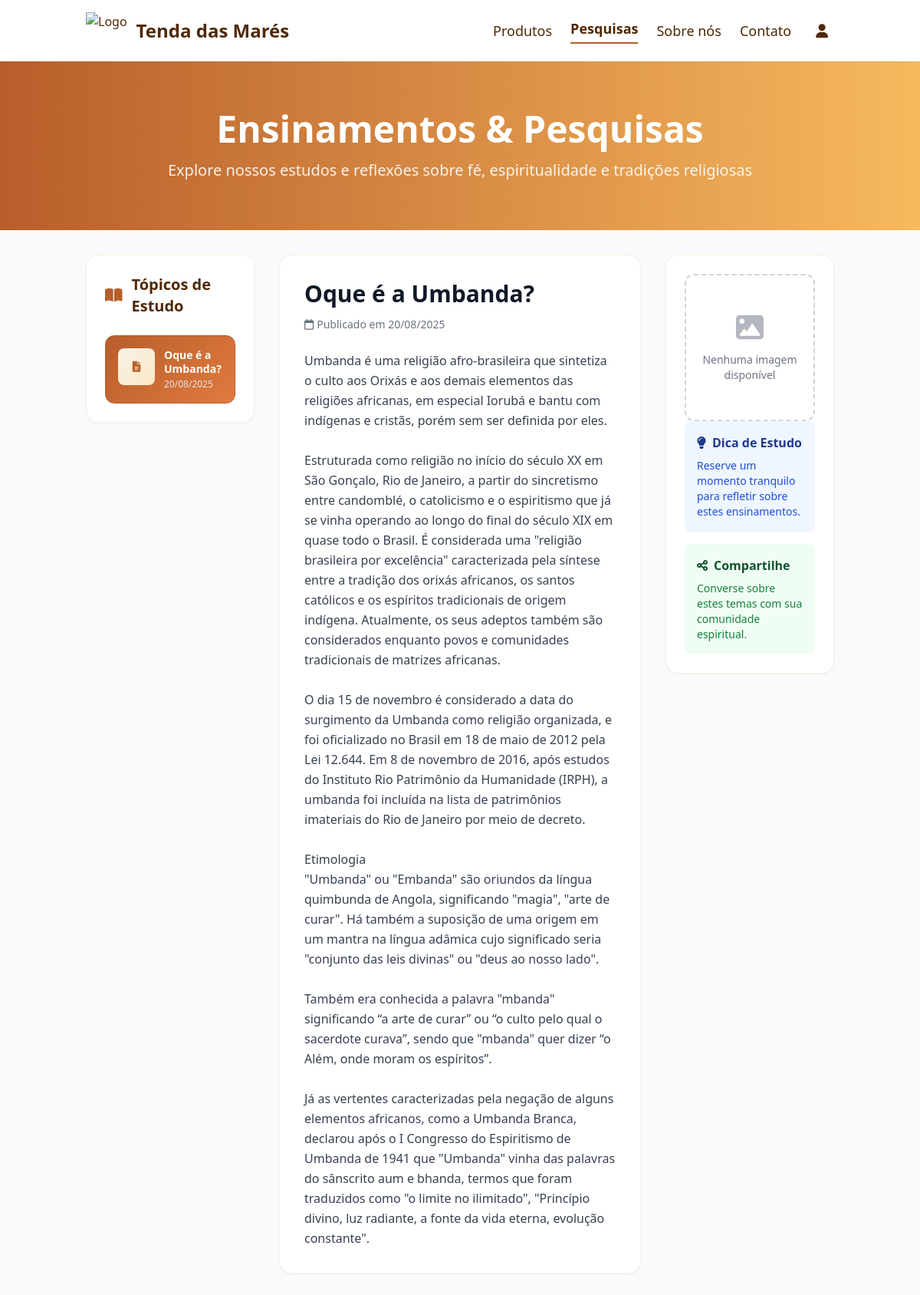
The app's page /pesquisas.php?id=7 with its own data.
### tables this page shows
CREATE TABLE `pesquisas` (
  `id` int NOT NULL AUTO_INCREMENT,
  `usuario_id` int NOT NULL,
  `nome` varchar(100) DEFAULT NULL,
  `conteudo` text,
  `imagem` varchar(255) DEFAULT NULL,
  `data` date DEFAULT NULL,
  PRIMARY KEY (`id`),
  KEY `usuario_id` (`usuario_id`)
);

### pesquisas.php (the view, shortened to what this page needs)
<?php
$conn = new mysqli("localhost", "root", "", "tenda");
$pesquisas = $conn->query("SELECT id, nome, data, imagem FROM pesquisas ORDER BY data DESC");
$selectedId = isset($_GET['id']) ? intval($_GET['id']) : null;
$selected = null;
if ($selectedId) {
    $stmt = $conn->prepare("SELECT * FROM pesquisas WHERE id = ?");
    $stmt->bind_param("i", $selectedId);
    $stmt->execute();
    $result = $stmt->get_result();
    $selected = $result->fetch_assoc();
}
?>
<!DOCTYPE html>
<html lang="pt-BR">
<head>
  <script src="https://cdn.tailwindcss.com"></script>
  <link href="https://cdnjs.cloudflare.com/ajax/libs/font-awesome/6.0.0/css/all.min.css" rel="stylesheet">
</head>
<body class="bg-gray-50 text-[#4f2905] font-sans">
  <header class="bg-white shadow-sm sticky top-0 z-50">
    <div class="container mx-auto px-6 py-4">
        <div class="flex justify-between items-center">
            <div>
                <a href="index.php" class="flex items-center space-x-3">
                    <img src="img/logo.png" alt="Logo" class="h-12">
                    <span class="text-2xl font-bold text-[#4f2905] hidden md:block">Tenda das Marés</span>
                </a>
            </div>
            <nav class="flex items-center gap-6 text-lg font-medium">
                <a href="produtos.php" class="hover:text-[#b85e2b] transition-colors">Produtos</a>
                <a href="pesquisas.php" class="hover:text-[#b85e2b] font-semibold border-b-2 border-[#b85e2b] pb-1">Pesquisas</a>
                <a href="sobre.php" class="hover:text-[#b85e2b] transition-colors">Sobre nós</a>
                <a href="contato.php" class="hover:text-[#b85e2b] transition-colors">Contato</a>
                <a href="login.php" class="p-2 hover:bg-[#f5f1e6] rounded-full transition-colors">
                    <i class="fas fa-user text-[#4f2905] text-lg"></i>
                </a>
            </nav>
        </div>
    </div>
  </header>
  <section class="bg-gradient-to-r from-[#b85e2b] to-[#f7b95e] py-16 text-white">
    <div class="container mx-auto px-6 text-center">
        <h1 class="text-4xl md:text-5xl font-bold mb-4">Ensinamentos & Pesquisas</h1>
        <p class="text-xl opacity-90 max-w-3xl mx-auto">
            Explore nossos estudos e reflexões sobre fé, espiritualidade e tradições religiosas
        </p>
    </div>
  </section>
  <div class="container mx-auto px-6 py-8">
    <div class="grid grid-cols-1 lg:grid-cols-4 gap-8">
      <div class="lg:col-span-1">
        <div class="bg-white rounded-2xl shadow-sm border border-[#f5f1e6] p-6 sticky top-32">
          <div class="flex items-center gap-3 mb-6">
            <i class="fas fa-book-open text-[#b85e2b] text-xl"></i>
            <h2 class="text-xl font-bold">Tópicos de Estudo</h2>
          </div>
          <div class="space-y-3 max-h-96 overflow-y-auto">
            <?php
            $pesquisas->data_seek(0);
            while ($row = $pesquisas->fetch_assoc()):
                $isActive = $selected && $selected['id'] == $row['id'];
                $imagemPath = $row['imagem'] ?? '';
                $temImagem = !empty($imagemPath) && $imagemPath !== 'NULL' && $imagemPath !== 'null';
            ?>
              <a href="?id=<?= $row['id'] ?>"
                 class="research-card block p-4 rounded-xl border transition-all <?= $isActive ? 'active-topic border-[#b85e2b]' : 'border-gray-200 hover:border-[#b85e2b] hover:bg-[#fef7ed]' ?>">
                <div class="flex items-start gap-3">
                  <?php if ($temImagem): ?>
                    <img src="<?= htmlspecialchars($imagemPath) ?>"
                         alt="<?= htmlspecialchars($row['nome']) ?>"
                         class="w-12 h-12 rounded-lg object-cover flex-shrink-0"
                         onerror="this.style.display='none'; this.nextElementSibling.style.display='flex';">
                    <div class="w-12 h-12 img-placeholder rounded-lg flex items-center justify-center flex-shrink-0 hidden">
                      <i class="fas fa-file-alt text-[#b85e2b] text-sm"></i>
                    </div>
                  <?php else: ?>
                    <div class="w-12 h-12 img-placeholder rounded-lg flex items-center justify-center flex-shrink-0">
                      <i class="fas fa-file-alt text-[#b85e2b] text-sm"></i>
                    </div>
                  <?php endif; ?>
                  <div class="flex-1 min-w-0">
                    <h3 class="font-semibold text-sm leading-tight mb-1 <?= $isActive ? 'text-white' : 'text-gray-800' ?>">
                      <?= htmlspecialchars($row['nome']) ?>
                    </h3>
                    <p class="text-xs <?= $isActive ? 'text-gray-200' : 'text-gray-500' ?>">
                      <?= date("d/m/Y", strtotime($row['data'])) ?>
                    </p>
                  </div>
                </div>
              </a>
            <?php endwhile; ?>
          </div>
        </div>
      </div>
      <div class="lg:col-span-2">
        <div class="bg-white rounded-2xl shadow-sm border border-[#f5f1e6] p-8 content-fade">
          <?php if ($selected): ?>
            <div class="flex justify-between items-start mb-6">
              <div>
                <h1 class="text-3xl font-bold text-gray-900 mb-3">
                  <?= htmlspecialchars($selected['nome']) ?>
                </h1>
                <div class="flex items-center gap-4 text-sm text-gray-500">
                  <div class="flex items-center gap-1">
                    <i class="far fa-calendar"></i>
                    <span>Publicado em <?= date("d/m/Y", strtotime($selected['data'])) ?></span>
                  </div>
                </div>
              </div>
            </div>
            <div class="prose max-w-none text-gray-700 leading-relaxed">
              <?= nl2br(htmlspecialchars($selected['conteudo'])) ?>
            </div>
          <?php endif; ?>
        </div>
      </div>
      <div class="lg:col-span-1">
        <div class="bg-white rounded-2xl shadow-sm border border-[#f5f1e6] p-6 sticky top-32">
          <?php
          $imagemPrincipal = $selected['imagem'] ?? '';
          $temImagemPrincipal = !empty($imagemPrincipal) && $imagemPrincipal !== 'NULL' && $imagemPrincipal !== 'null';
          if ($selected && $temImagemPrincipal):
          ?>
            <div class="mb-6">
              <img src="<?= htmlspecialchars($imagemPrincipal) ?>"
                   alt="<?= htmlspecialchars($selected['nome']) ?>"
                   class="w-full h-64 object-cover rounded-xl shadow-sm"
                   onerror="this.style.display='none'; document.getElementById('placeholder-imagem').style.display='block';">
            </div>
            <div id="placeholder-imagem" class="hidden text-center py-12 text-gray-500 border-2 border-dashed border-gray-300 rounded-xl">
              <i class="fas fa-image text-4xl mb-3 opacity-50"></i>
              <p class="text-sm">Imagem não carregou</p>
              <p class="text-xs mt-2">Caminho: <?= htmlspecialchars($imagemPrincipal) ?></p>
            </div>
          <?php else: ?>
            <div class="text-center py-12 text-gray-500 border-2 border-dashed border-gray-300 rounded-xl">
              <i class="fas fa-image text-4xl mb-3 opacity-50"></i>
              <p class="text-sm">
                <?= $selected ? 'Nenhuma imagem disponível' : 'Imagem ilustrativa' ?>
              </p>
            </div>
          <?php endif; ?>
          <div class="space-y-4">
            <div class="bg-blue-50 rounded-lg p-4">
              <h4 class="font-semibold text-blue-900 mb-2 flex items-center gap-2">
                <i class="fas fa-lightbulb"></i>
                Dica de Estudo
              </h4>
              <p class="text-sm text-blue-700">
                Reserve um momento tranquilo para refletir sobre estes ensinamentos.
              </p>
            </div>
            <div class="bg-green-50 rounded-lg p-4">
              <h4 class="font-semibold text-green-900 mb-2 flex items-center gap-2">
                <i class="fas fa-share-alt"></i>
                Compartilhe
              </h4>
              <p class="text-sm text-green-700">
                Converse sobre estes temas com sua comunidade espiritual.
              </p>
            </div>
          </div>
        </div>
      </div>
    </div>
  </div>
</body>
</html>

### pesquisas.php (style rules this page uses)
.research-card { transition: all 0.3s ease; }
.active-topic { background: linear-gradient(135deg, #b85e2b, #e07a3f); color: white; }
.content-fade { animation: fadeIn 0.5s ease-in; }
.img-placeholder { background: linear-gradient(135deg, #f5f1e6, #fde9c7); }

### records on screen
pesquisas: nome "Oque é a Umbanda?", data "20/08/2025", conteudo "Umbanda é uma religião afro-brasileira que sintetiza o culto aos Orixás e aos demais elementos das religiões africanas, em especial Iorubá e bantu com indígenas e cristãs, porém sem ser definida por eles. Estruturada como religião no início do século XX em São Gonçalo, Rio de Janeiro, a partir do sincretismo entre candomblé, o catolicismo e o espiritismo que já se vinha operando ao longo do final do século XIX em quase todo o Brasil. É considerada uma \"religião brasileira por excelência\" caracterizada pela síntese entre a tradição dos orixás africanos, os santos católicos e os espíritos tradicionais de origem indígena. Atualmente, os seus adeptos também são considerados enquanto povos e…"
